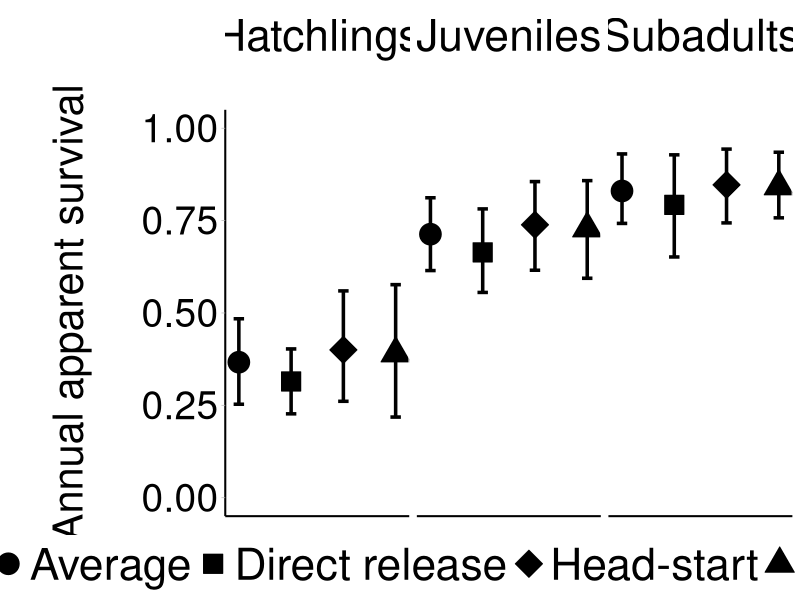
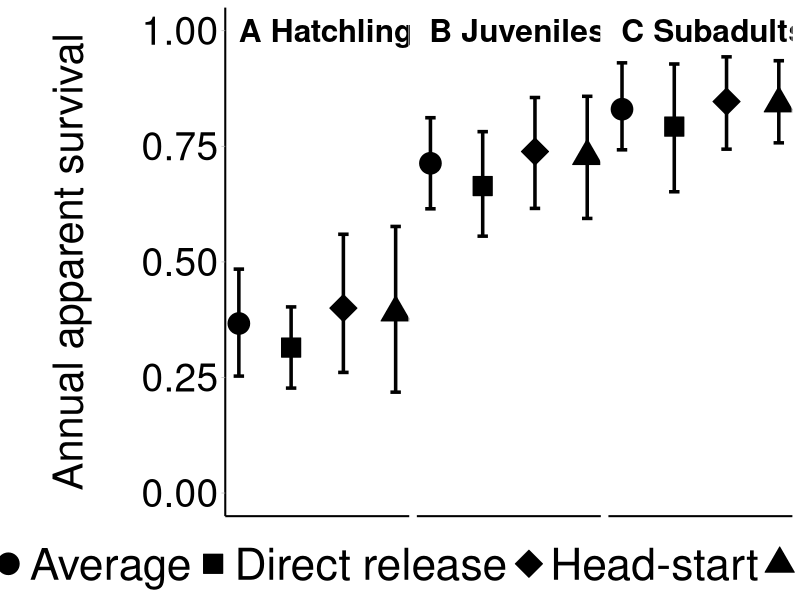
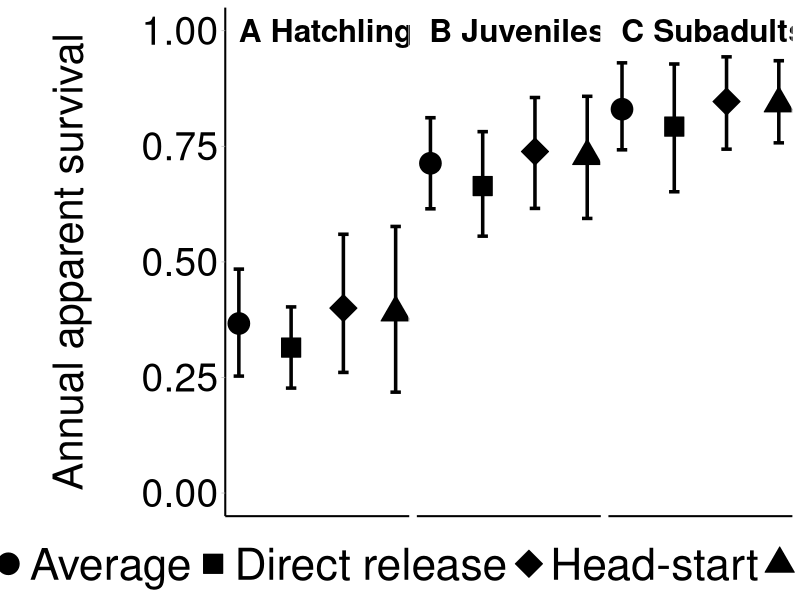

Reproduce these figures in R, in order.
setwd("~/Desktop/U Georgia/Rebecca_Project")
#outputs <- read.csv("results.treatment.mod.oct6.csv", header = T, stringsAsFactors = F)
outputs <- read.csv("results.treatment.mod.may10.csv", header = T, stringsAsFactors = F)
library(ggplot2)
library(egg)

phis <- outputs[c(68:71, 73:84),c(1,2,4,5)]
phis$Placement <- c(rep(1,4), rep(2:4, 4))
phis$Label <- c(rep("Average",4), rep(c("Direct release", "Head-start", "Wild recruit"), 4))
phis$group <- c("Hatchlings\n", "Juveniles\n", "Subadults\n", "Adults\n",
                rep(c("Hatchlings\n", "Juveniles\n", "Subadults\n", "Adults\n"), each = 3))
phis <- phis[phis$group != "Adults\n",]
phis$p <- 6
graphissue <- phis[c(6,9,12),] 
#names(phis) <- c("X", "Lower95", "Upper95", "Estimated Survival Probability", #
#                 )

g <- ggplot(phis, aes(y = Mean, x = Placement, shape = Label))+
  facet_grid(~group)+
  geom_errorbar(aes(ymin = Lower95, ymax = Upper95), width = 0.2, size = 1.2)+
  geom_point(size = 7, fill = "black")+
  scale_shape_manual(values=c(21:24))+
  theme_light()+
  labs(y = "\nAnnual apparent survival\n")+
  ylim(0,1)+
  theme(text = element_text(size = 30, color = "black"),
        legend.title = element_blank(),
        panel.grid.minor = element_blank(),
        panel.grid.major = element_blank(),
        axis.text.x = element_blank(),
        axis.text.y = element_text(colour = "black", size = 28),
        axis.title.x = element_blank(),
        axis.ticks.x = element_blank(),
        axis.line = element_line(size=.7, color = "black"),
        strip.placement = "inside",
        strip.background = element_blank(),
        strip.text = element_text(color = "black", size = 32),
        legend.position="bottom", legend.direction="horizontal",
        legend.text = element_text(size = 32),
        panel.border = element_rect(colour = "white", fill=NA, size=.5))
g
g <- tag_facet(g, tag_pool = c("A Hatchlings", "B Juveniles", "C Subadults"), close = "", open = "", hjust = -0.07, cex = 8)
#g <- tag_facet(g, tag_pool = c("A", "B", "C"), close = "", open = "", hjust = -0.50, cex = 8)
g

ggsave("Fig3_July13.jpeg", g, dpi = 600, width = 16, height = 8, device = "jpeg" )
#ggsave("Fig3_July13_alt.jpeg", g, dpi = 600, width = 16, height = 8, device = "jpeg" )

g2 <- ggplot(phis, aes(y = Mean, x = Placement, shape = Label, col = Label))+
  facet_grid(~group)+
  geom_errorbar(aes(ymin = Lower95, ymax = Upper95), width = 0.2, size = 1.2)+
  geom_point(size = 4)+
  scale_shape_manual(values=c(15:18))+
  scale_color_grey()+
theme_light() +
  labs(y = "\nEstimated Yearly Survival Probability\n")+
  ylim(0,1)+
  theme(text = element_text(size = 28),
        legend.title = element_blank(),
        panel.grid.minor = element_blank(),
        panel.grid.major = element_blank(),
        axis.text.x = element_blank(),
        axis.title.x = element_blank(),
        axis.ticks.x = element_blank(),
        axis.line = element_line(size=.7, color = "black"),
        strip.placement = "inside",
        strip.background = element_blank(),
        strip.text = element_text(color = "black", size = 24),
        legend.position="bottom", legend.direction="horizontal",
        legend.text = element_text(size = 22),
        panel.border = element_rect(colour = "black", fill=NA, size=1))
#ggsave("Alt_Fig3.jpeg", g2, dpi = 300, width = 12, height = 10, device = "jpeg" )




# ################### 
# phi.age2 <- c(.052, .191, .357, .1996)
# phi.age3 <- c(.65618, .76516, .86563, .76515)
# phi.age.4 <- c(.8541, .94999, .99897, .94035)
# 
# phi.12 <- c(.186, .268, .362, .27)
# phi.22 <- c(.2696, .48214, .7254, .49053)
# phi.32 <- c(0, .03764, .25372, .0708)
# phi.22 
# 
# 
# plot(1:4, c(phi.age2[4], phi.12[4], phi.22[4], phi.32[4]), 
#      pch = 19, xlim  = c(.5, 4.5), ylim = c(0,1), 
#      xaxt = "n", xlab = "", ylab = "Survival Estimate",
#      main  = "Hatchling Survival Estimates")
# lines(c(1,1), phi.age2[c(1,3)])
# text(1, .9, "Overall \n n= 201")
# lines(c(2,2), phi.12[c(1,3)]) 
# text(2, .9, "DR \n n= 169")
# lines(c(3,3), phi.22[c(1,3)]) 
# text(3, .9, "Headstart \n n= 21")
# lines(c(4,4), phi.32[c(1,3)])     
# text(4, .9, "Natural, \n n= 11")
# 
# library(ggplot2)
